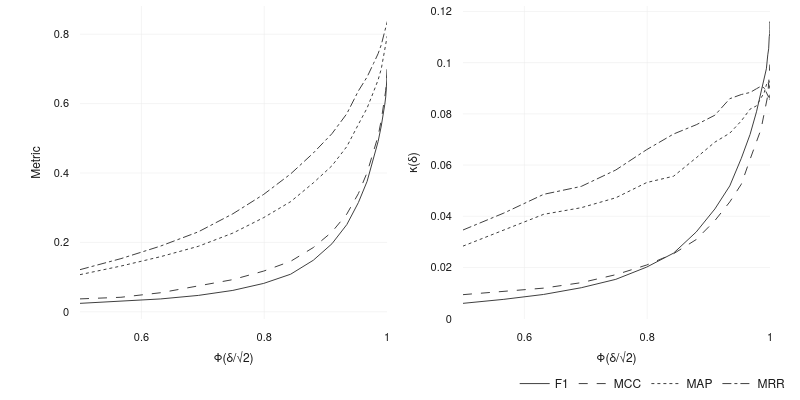

This figure's notebook cell:
### Code cell
colour = pio.templates["thesis"].layout.colorway[3]
shown = [
    ("f1", "F1", "solid"),
    ("mcc", "MCC", "dash"),
    ("map", "MAP", "dot"),
    ("mrr", "MRR", "dashdot"),
]

fig = make_subplots(rows=1, cols=2, horizontal_spacing=0.11)
for key, name, dash in shown:
    level, kappa, _ = result["node"][key]
    fig.add_trace(
        go.Scatter(
            x=auc, y=level, name=name, line=dict(color=colour, dash=dash, width=1.0)
        ),
        row=1,
        col=1,
    )
    fig.add_trace(
        go.Scatter(
            x=auc,
            y=kappa,
            name=name,
            line=dict(color=colour, dash=dash, width=1.0),
            showlegend=False,
        ),
        row=1,
        col=2,
    )
fig.update_xaxes(title_text="Φ(δ/√2)", row=1, col=1).update_xaxes(
    title_text="Φ(δ/√2)", row=1, col=2
).update_yaxes(title_text="Metric", row=1, col=1).update_yaxes(
    title_text="κ(δ)", row=1, col=2
).update_layout(
    template="thesis", width=800, height=400,
).show(
    config={"toImageButtonOptions": {"format": "svg"}}
)

print("worst-case κ*:")
for name in metrics:
    values = "  ".join(f"{s}={result[s][name][2]:.3f}" for s in ("node", "file", "line"))
    print(f"  {name:6s} {values}")

print("\nAUROC over the grid, reported rather than drawn:")
for source in ("node", "file", "line"):
    kappa = result[source]["auroc"][1]
    print(f"  {source}: mean κ={kappa.mean():.4f}  sd={kappa.std():.4f}  max={kappa.max():.4f}")
